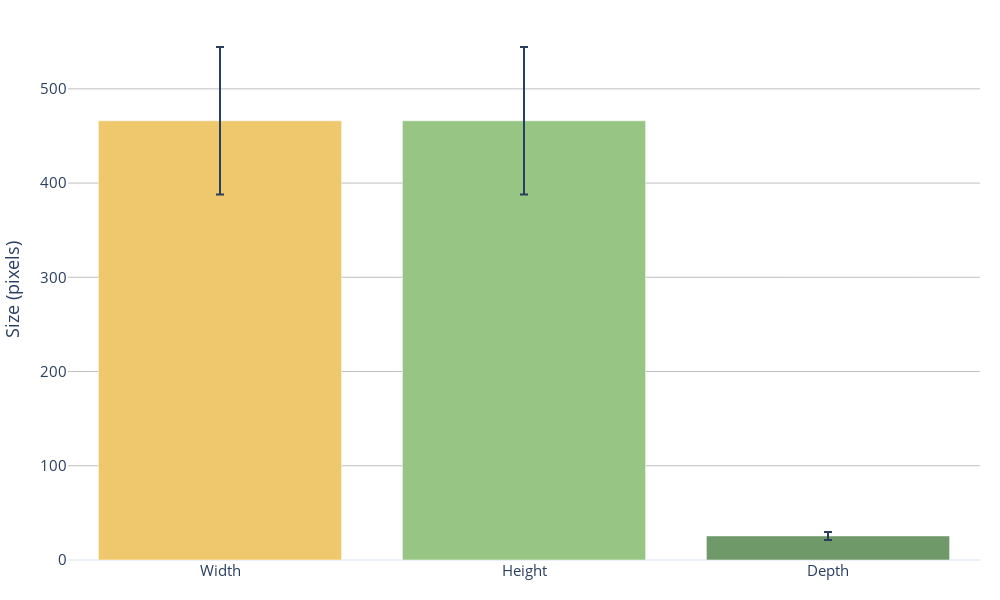

Source (notebook cell):
### Code cell
plot_size_variability_plotly(['Width', 'Height', 'Depth'],
                    [mean_width_coronal, mean_height_coronal, mean_depth_coronal],
                    [std_width_coronal, std_height_coronal, std_depth_coronal], 
                    colors,
                    'T2w Coronal',
                    save_as_pdf=True)

### Figure 1 — Plotly figure (JSON) as saved in the notebook; plotly's stock layout.template omitted (floating-point values rounded to 4 significant figures)
{"data": [{"error_y": {"array": [78.3, 78.3, 4.229], "type": "data", "visible": true}, "marker": {"color": ["#efc86e", "#97c684", "#6f9969", "#aab5d5", "#808fe1", "#5c66a8", "#454a74"]}, "type": "bar", "x": ["Width", "Height", "Depth"], "y": [466.1, 466.1, 25.55]}], "layout": {"autosize": false, "font": {"size": 15}, "height": 600, "margin": {"b": 40, "l": 20, "pad": 0, "r": 20, "t": 20}, "width": 1000, "yaxis": {"gridcolor": "rgba(128,128,128,0.5)", "title": {"text": "Size (pixels)"}}}}
